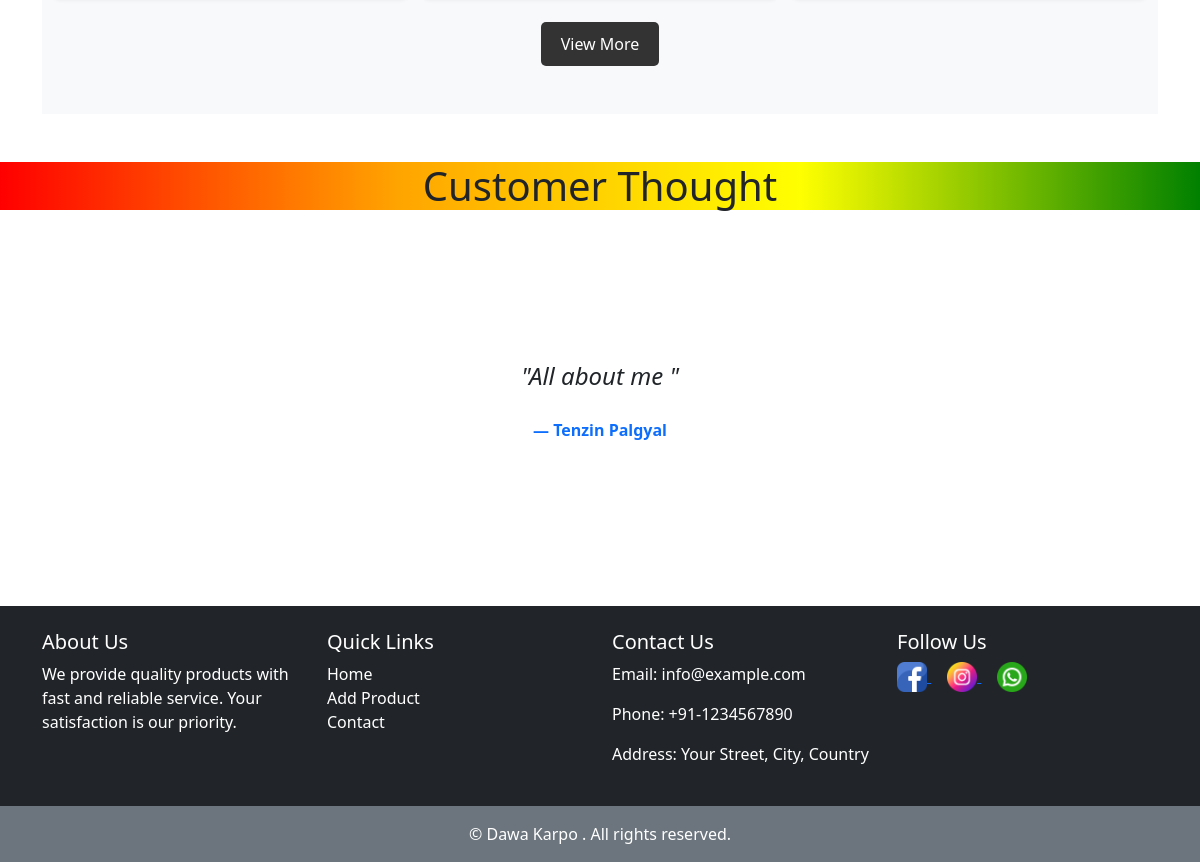
The app's page / (lower part), older data.
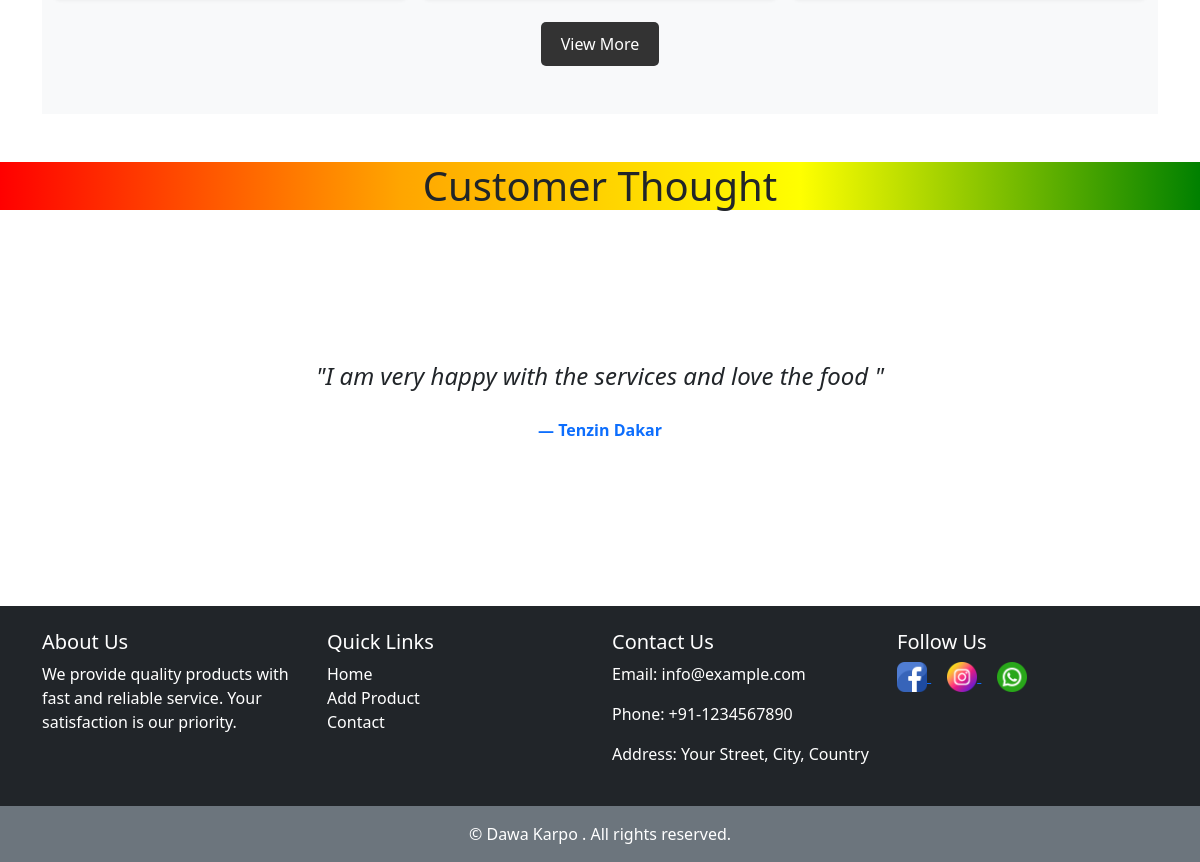
The same page, newer data.
### home/models.py (models this page shows, shortened)
class Contact(models.Model):
    name = models.CharField(max_length=100)
    email = models.CharField(max_length=122)
    phone = models.CharField(max_length=122)
    desc = models.TextField()
    date = models.DateField()

### home/views.py (the view)
# urls.py: path("", views.index, name='home'),
def index(request):
    contact_messages = Contact.objects.values('name', 'desc').order_by('-id')
    return render(request, 'index.html', {'contact_messages': contact_messages})

### templates/index.html (shortened to what this page needs)
{%extends 'base.html' %}
{% block body %}
<br>
 <div class="container my-5">
    <div class="album py-5 bg-body-tertiary">
      <div class="container">
        <div class="text-center mt-4">
          <a href="/items">
            <button style="padding: 10px 20px; background-color: #333;
                           border: none; color: white; border-radius: 5px;
                           font-size: 16px; cursor: pointer; transition: background 0.3s ease;"
                    onmouseover="this.style.backgroundColor='#555'"
                    onmouseout="this.style.backgroundColor='#333'">View More</button>
          </a>
        </div>
      </div>
    </div>
  </div>
<h1 class="text-center text-4xl font-extrabold my-6 text-transparent bg-clip-text moving-gradient blink"
  style="background-image: linear-gradient(90deg, red, orange, yellow, green, blue, indigo, violet);">
  Customer Thought
</h1>
{% if contact_messages %}
<div id="contactMessageSlider" class="carousel slide my-5" data-bs-ride="carousel">
  <div class="carousel-inner">
    {% for msg in contact_messages %}
    <div class="carousel-item {% if forloop.first %}active{% endif %}">
      <div class="d-flex flex-column justify-content-center align-items-center text-center" style="min-height: 300px;">
        <p class="fs-4 fst-italic px-4">"{{ msg.desc|default:'No message' }}"</p>
        <p class="fw-bold text-primary mt-2">— {{ msg.name|default:'Anonymous' }}</p>
      </div>
    </div>
    {% endfor %}
  </div>
  <button class="carousel-control-prev" type="button" data-bs-target="#contactMessageSlider" data-bs-slide="prev">
    <span class="carousel-control-prev-icon" aria-hidden="true"></span>
  </button>
  <button class="carousel-control-next" type="button" data-bs-target="#contactMessageSlider" data-bs-slide="next">
    <span class="carousel-control-next-icon" aria-hidden="true"></span>
  </button>
</div>
{% else %}
<div class="text-center my-5">
  <h4>No messages to display.</h4>
</div>
{% endif %}
{% endblock body %}

### templates/base.html (shortened to what this page needs)
{% load static %}
<!DOCTYPE html>
<html lang="en">
    <head>
        <link href="https://cdn.jsdelivr.net/npm/bootstrap@5.3.0/dist/css/bootstrap.min.css" rel="stylesheet">
    </head>
    <body>
 {% block body %}
{% endblock body %}
{% include 'footer.html' %}
    </body>
</html>

### templates/footer.html
{% load static %}
<footer class="bg-dark text-white pt-4 mt-5">
    <div class="container text-center text-md-start">
      <div class="row">
        <div class="col-md-3 mb-4">
          <h5>About Us</h5>
          <p>We provide quality products with fast and reliable service. Your satisfaction is our priority.</p>
        </div>
        <div class="col-md-3 mb-4">
          <h5>Quick Links</h5>
          <ul class="list-unstyled">
            <li><a href="/" class="text-white text-decoration-none">Home</a></li>
            <li><a href="/product" class="text-white text-decoration-none">Add Product</a></li>
            <li><a href="/contact" class="text-white text-decoration-none">Contact</a></li>
          </ul>
        </div>
        <div class="col-md-3 mb-4">
          <h5>Contact Us</h5>
          <p>Email: info@example.com</p>
          <p>Phone: +91-1234567890</p>
          <p>Address: Your Street, City, Country</p>
        </div>
        <div class="col-md-3 mb-4">
          <h5>Follow Us</h5>
          <a href="https://www.facebook.com/" target="_blank" class="me-3">
            <img src="{% static 'icon/1.png' %}" alt="Facebook" width="30">
          </a>
          <a href="https://www.instagram.com/" target="_blank" class="me-3">
            <img src="{% static 'icon/7.png' %}" alt="Instagram" width="30">
          </a>
          <a href="https://wa.me/1234567890" target="_blank">
            <img src="{% static 'icon/9.png' %}" alt="WhatsApp" width="30">
          </a>
        </div>
      </div>
    </div>
    <div class="bg-secondary text-center py-3">
      &copy; {{ year }} Dawa Karpo . All rights reserved.
    </div>
  </footer>

Row changes from the older to the newer data that the page shows:
removed Contact: desc "All about me", name "Tenzin Palgyal"
added Contact: desc "I am very happy with the services and love the food", name "Tenzin Dakar"
